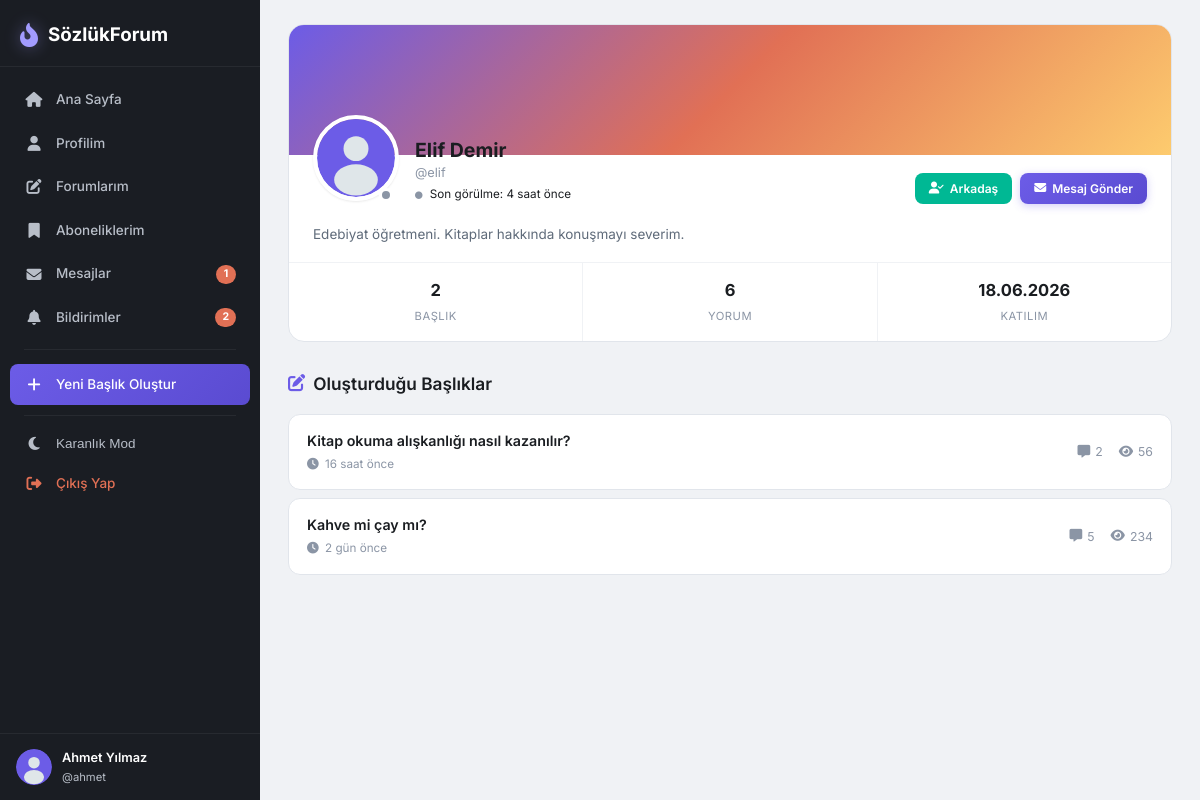
/profile.php?id=3 (signed in), run on the app's committed database.
### tables this page shows
CREATE TABLE message_requests (
    id INT AUTO_INCREMENT PRIMARY KEY,
    sender_id INT NOT NULL,
    receiver_id INT NOT NULL,
    status ENUM('pending','accepted','rejected') DEFAULT 'pending',
    created_at DATETIME DEFAULT CURRENT_TIMESTAMP,
    UNIQUE KEY unique_msg_req (sender_id, receiver_id),
    FOREIGN KEY (sender_id) REFERENCES users(id) ON DELETE CASCADE,
    FOREIGN KEY (receiver_id) REFERENCES users(id) ON DELETE CASCADE
);

CREATE TABLE users (
    id INT AUTO_INCREMENT PRIMARY KEY,
    username VARCHAR(50) NOT NULL UNIQUE,
    email VARCHAR(100) NOT NULL UNIQUE,
    password VARCHAR(255) NOT NULL,
    display_name VARCHAR(100) DEFAULT NULL,
    bio TEXT DEFAULT NULL,
    avatar VARCHAR(255) DEFAULT NULL,
    role ENUM('user','admin') DEFAULT 'user',
    is_blocked TINYINT(1) DEFAULT 0,
    last_seen DATETIME DEFAULT CURRENT_TIMESTAMP,
    created_at DATETIME DEFAULT CURRENT_TIMESTAMP
);

CREATE TABLE topics (
    id INT AUTO_INCREMENT PRIMARY KEY,
    title VARCHAR(255) NOT NULL,
    description TEXT DEFAULT NULL,
    user_id INT NOT NULL,
    views INT DEFAULT 0,
    created_at DATETIME DEFAULT CURRENT_TIMESTAMP,
    FOREIGN KEY (user_id) REFERENCES users(id) ON DELETE CASCADE
);

### config.php (called while the page is built, shortened)
<?php
function isLoggedIn() {
    return isset($_SESSION['user_id']);
}
function e($str) {
    return htmlspecialchars((string)$str, ENT_QUOTES, 'UTF-8');
}
function timeAgo($datetime) {
    $now = new DateTime();
    $ago = new DateTime($datetime);
    $diff = $now->diff($ago);
    if ($diff->d > 0) return $diff->d . ' gün önce';
    if ($diff->h > 0) return $diff->h . ' saat önce';
    return 'az önce';
}
function isOnline($lastSeen) {
    $last = new DateTime($lastSeen);
    $now = new DateTime();
    $diff = $now->diff($last);
    return ($diff->y == 0 && $diff->m == 0 && $diff->d == 0 && $diff->h == 0 && $diff->i < 5);
}
function getUnreadNotificationCount($pdo, $userId) {
    $stmt = $pdo->prepare("SELECT COUNT(*) FROM notifications WHERE user_id = ? AND is_read = 0");
    $stmt->execute([$userId]);
    return $stmt->fetchColumn();
}
function getUnreadMessageCount($pdo, $userId) {
    $stmt = $pdo->prepare("SELECT COUNT(*) FROM messages WHERE receiver_id = ? AND is_read = 0");
    $stmt->execute([$userId]);
    return $stmt->fetchColumn();
}
function getAvatar($avatar) {
    return 'assets/default_avatar.svg';
}
?>

### profile.php (the view, shortened to what this page needs)
<?php
require_once 'config.php';
$userId = intval($_GET['id'] ?? 0);
$stmt = $pdo->prepare("SELECT * FROM users WHERE id = ?");
$stmt->execute([$userId]);
$user = $stmt->fetch();
$isOwn = isLoggedIn() && $_SESSION['user_id'] == $userId;
$stmt = $pdo->prepare("SELECT t.*, (SELECT COUNT(*) FROM comments WHERE topic_id = t.id AND is_hidden = 0) as comment_count
                        FROM topics t WHERE t.user_id = ? ORDER BY t.created_at DESC LIMIT 10");
$stmt->execute([$userId]);
$userTopics = $stmt->fetchAll();
$stmt = $pdo->prepare("SELECT COUNT(*) FROM comments WHERE user_id = ?");
$stmt->execute([$userId]);
$commentCount = $stmt->fetchColumn();
$stmt = $pdo->prepare("SELECT COUNT(*) FROM topics WHERE user_id = ?");
$stmt->execute([$userId]);
$topicCount = $stmt->fetchColumn();
$friendStatus = null;
if (isLoggedIn() && !$isOwn) {
    $stmt = $pdo->prepare("SELECT * FROM friend_requests WHERE
        (sender_id = ? AND receiver_id = ?) OR (sender_id = ? AND receiver_id = ?)");
    $stmt->execute([$_SESSION['user_id'], $userId, $userId, $_SESSION['user_id']]);
    $friendReq = $stmt->fetch();
    if ($friendReq) {
        $friendStatus = $friendReq['status'];
    }
}
$msgStatus = null;
if (isLoggedIn() && !$isOwn) {
    $stmt = $pdo->prepare("SELECT * FROM message_requests WHERE
        (sender_id = ? AND receiver_id = ?) OR (sender_id = ? AND receiver_id = ?)");
    $stmt->execute([$_SESSION['user_id'], $userId, $userId, $_SESSION['user_id']]);
    $msgReq = $stmt->fetch();
    if ($msgReq) {
        $msgStatus = $msgReq['status'];
    }
}
include 'includes/header.php';
?>
<div class="page-layout">
    <div class="content-main">
        <div class="profile-card">
            <div class="profile-cover"></div>
            <div class="profile-info-section">
                <div class="profile-avatar-wrap">
                    <img src="<?= e(getAvatar($user['avatar'])) ?>" alt="Avatar" class="profile-avatar">
                    <span class="profile-status-dot <?= isOnline($user['last_seen']) ? 'online' : 'offline' ?>"></span>
                </div>
                <div class="profile-details">
                    <h1 class="profile-name"><?= e($user['display_name'] ?? $user['username']) ?></h1>
                    <span class="profile-username">@<?= e($user['username']) ?></span>
                    <span class="profile-online-status">
                        <?= isOnline($user['last_seen']) ? '<i class="fas fa-circle online-dot"></i> Çevrimiçi' : '<i class="fas fa-circle offline-dot"></i> Son görülme: ' . timeAgo($user['last_seen']) ?>
                    </span>
                </div>
                <div class="profile-actions">
                    <?php if ($isOwn): ?>
                        <a href="edit_profile.php" class="btn btn-primary btn-sm">
                            <i class="fas fa-pen"></i> Profili Düzenle
                        </a>
                    <?php else: ?>
                        <?php if (isLoggedIn()): ?>
                            <?php if ($friendStatus === 'accepted'): ?>
                                <span class="btn btn-sm btn-success"><i class="fas fa-user-check"></i> Arkadaş</span>
                            <?php elseif ($friendStatus === 'pending'): ?>
                                <span class="btn btn-sm btn-secondary"><i class="fas fa-clock"></i> İstek Gönderildi</span>
                            <?php endif; ?>
                            <?php if ($msgStatus === 'accepted'): ?>
                                <a href="messages.php?user=<?= $userId ?>" class="btn btn-sm btn-primary"><i class="fas fa-envelope"></i> Mesaj Gönder</a>
                            <?php elseif ($msgStatus === 'pending'): ?>
                                <span class="btn btn-sm btn-secondary"><i class="fas fa-clock"></i> Mesaj İsteği Gönderildi</span>
                            <?php elseif ($msgStatus === 'incoming_msg'): ?>
                                <a href="notifications.php" class="btn btn-sm btn-primary"><i class="fas fa-envelope"></i> Mesaj İsteğini Gör</a>
                            <?php endif; ?>
                        <?php endif; ?>
                    <?php endif; ?>
                </div>
            </div>
            <?php if ($user['bio']): ?>
            <div class="profile-bio">
                <p><?= nl2br(e($user['bio'])) ?></p>
            </div>
            <?php endif; ?>
            <div class="profile-stats">
                <div class="profile-stat">
                    <span class="stat-num"><?= $topicCount ?></span>
                    <span class="stat-label">Başlık</span>
                </div>
                <div class="profile-stat">
                    <span class="stat-num"><?= $commentCount ?></span>
                    <span class="stat-label">Yorum</span>
                </div>
                <div class="profile-stat">
                    <span class="stat-num"><?= date('d.m.Y', strtotime($user['created_at'])) ?></span>
                    <span class="stat-label">Katılım</span>
                </div>
            </div>
        </div>
        <div class="section-header">
            <h2><i class="fas fa-pen-to-square"></i> Oluşturduğu Başlıklar</h2>
        </div>
        <div class="topic-list">
            <?php if (empty($userTopics)): ?>
                <div class="empty-state small">
                    <p>Henüz başlık oluşturmamış.</p>
                </div>
            <?php else: ?>
                <?php foreach ($userTopics as $topic): ?>
                <a href="topic.php?id=<?= $topic['id'] ?>" class="topic-card">
                    <div class="topic-card-left">
                        <div class="topic-info">
                            <h3 class="topic-title"><?= e($topic['title']) ?></h3>
                            <div class="topic-meta">
                                <span class="topic-time"><i class="fas fa-clock"></i> <?= timeAgo($topic['created_at']) ?></span>
                            </div>
                        </div>
                    </div>
                    <div class="topic-card-right">
                        <div class="topic-stat"><i class="fas fa-message"></i> <span><?= $topic['comment_count'] ?></span></div>
                        <div class="topic-stat"><i class="fas fa-eye"></i> <span><?= $topic['views'] ?></span></div>
                    </div>
                </a>
                <?php endforeach; ?>
            <?php endif; ?>
        </div>
    </div>
</div>
<?php include 'includes/footer.php'; ?>

### includes/header.php (shortened to what this page needs)
<?php
$notifCount = 0;
$msgCount = 0;
if (isLoggedIn()) {
    $notifCount = getUnreadNotificationCount($pdo, $_SESSION['user_id']);
    $msgCount = getUnreadMessageCount($pdo, $_SESSION['user_id']);
}
?>
<!DOCTYPE html>
<html lang="tr" data-theme="light">
<head>
    <link rel="stylesheet" href="https://cdnjs.cloudflare.com/ajax/libs/font-awesome/6.5.0/css/all.min.css">
    <link rel="stylesheet" href="assets/style.css">
</head>
<body>
    <aside class="sidebar" id="sidebar">
        <div class="sidebar-header">
            <a href="index.php" class="logo">
                <i class="fas fa-fire-flame-curved"></i>
                <span>SözlükForum</span>
            </a>
        </div>
        <nav class="sidebar-nav">
            <a href="index.php" class="nav-item <?= basename($_SERVER['PHP_SELF']) == 'index.php' ? 'active' : '' ?>">
                <i class="fas fa-house"></i>
                <span>Ana Sayfa</span>
            </a>
            <?php if (isLoggedIn()): ?>
            <a href="profile.php?id=<?= $_SESSION['user_id'] ?>" class="nav-item <?= basename($_SERVER['PHP_SELF']) == 'profile.php' && isset($_GET['id']) && $_GET['id'] == $_SESSION['user_id'] ? 'active' : '' ?>">
                <i class="fas fa-user"></i>
                <span>Profilim</span>
            </a>
            <a href="my_topics.php" class="nav-item <?= basename($_SERVER['PHP_SELF']) == 'my_topics.php' ? 'active' : '' ?>">
                <i class="fas fa-pen-to-square"></i>
                <span>Forumlarım</span>
            </a>
            <a href="subscriptions.php" class="nav-item <?= basename($_SERVER['PHP_SELF']) == 'subscriptions.php' ? 'active' : '' ?>">
                <i class="fas fa-bookmark"></i>
                <span>Aboneliklerim</span>
            </a>
            <a href="messages.php" class="nav-item <?= basename($_SERVER['PHP_SELF']) == 'messages.php' ? 'active' : '' ?>">
                <i class="fas fa-envelope"></i>
                <span>Mesajlar</span>
                <?php if ($msgCount > 0): ?>
                    <span class="badge"><?= $msgCount ?></span>
                <?php endif; ?>
            </a>
            <a href="notifications.php" class="nav-item <?= basename($_SERVER['PHP_SELF']) == 'notifications.php' ? 'active' : '' ?>">
                <i class="fas fa-bell"></i>
                <span>Bildirimler</span>
                <?php if ($notifCount > 0): ?>
                    <span class="badge"><?= $notifCount ?></span>
                <?php endif; ?>
            </a>
            <div class="nav-divider"></div>
            <a href="create_topic.php" class="nav-item nav-create">
                <i class="fas fa-plus"></i>
                <span>Yeni Başlık Oluştur</span>
            </a>
            <div class="nav-divider"></div>
            <button class="nav-item theme-toggle" onclick="toggleTheme()">
                <i class="fas fa-moon" id="themeIcon"></i>
                <span id="themeText">Karanlık Mod</span>
            </button>
            <a href="logout.php" class="nav-item nav-logout">
                <i class="fas fa-right-from-bracket"></i>
                <span>Çıkış Yap</span>
            </a>
            <?php endif; ?>
        </nav>
        <?php if (isLoggedIn()): ?>
        <div class="sidebar-user">
            <img src="<?= e(getAvatar($_SESSION['avatar'] ?? '')) ?>" alt="Avatar" class="sidebar-avatar">
            <div class="sidebar-user-info">
                <span class="sidebar-username"><?= e($_SESSION['display_name'] ?? $_SESSION['username']) ?></span>
                <span class="sidebar-role">@<?= e($_SESSION['username']) ?></span>
            </div>
        </div>
        <?php endif; ?>
    </aside>
    <main class="main-content">
        <div class="content-wrapper">

### data on the page
message_requests: sender "2"
users: display_name "Elif Demir", username "elif", last_seen "4 saat önce", bio "Edebiyat öğretmeni. Kitaplar hakkında konuşmayı severim.", created_at "18.06.2026"
topics: title "Kitap okuma alışkanlığı nasıl kazanılır?", created_at "16 saat önce", comment_count "2", views "56"
topics: title "Kahve mi çay mı?", created_at "2 gün önce", comment_count "5", views "234"

### other printed values
$msgCount "1"
$_SESSION['display_name'] "Ahmet Yılmaz"
$_SESSION['username'] "ahmet"
$topicCount "2"
$commentCount "6"
